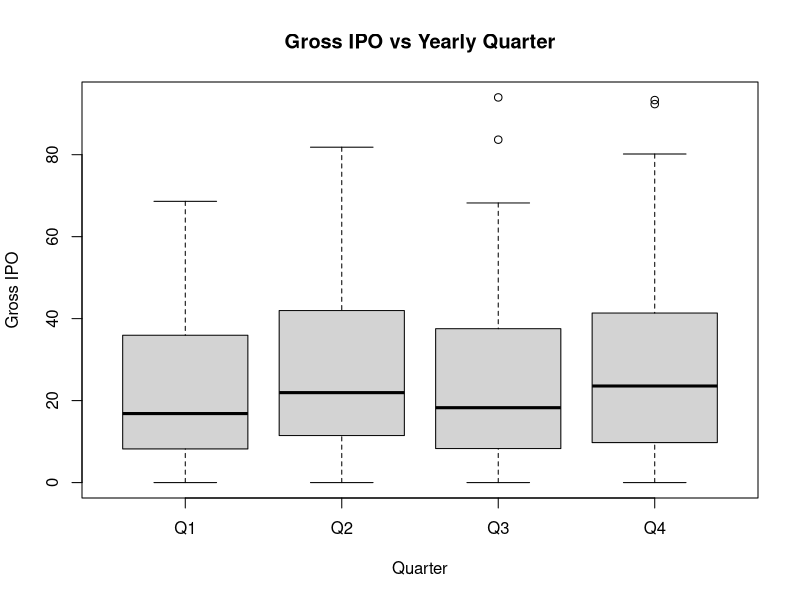

Reproduce this figure in R.
## ---- chunk 1
library(tidyverse)
#importing the two datasets: GDP data and Veronesi data 
proxy_data <- read_csv("data_policycle.csv")
gdp_data <- read_csv("USGDP.csv")
combined_data <- merge(proxy_data, gdp_data)

## ---- chunk 2
#invert rows and columns for gdp dataset
#source: https://stackoverflow.com/questions/33643181/how-do-i-flip-rows-and-columns-in-r
gdp_data_2 <- data.frame(t(gdp_data[-1]))
colnames(gdp_data) <- gdp_data[, 1]
## ---- chunk 3
#rename columns in proxy dataset

#first column name changed to year_month
colnames(proxy_data)[1] <- "quarter_year"

## ---- chunk 4
#adjust column names in gdp dataset to get the names of the columns to be that 
#of the first row names

for (x in 3:38) {
  name <- gdp_data_2[1,x]
  name_string <- toString(name) 
  colnames(gdp_data_2)[x] <- name_string
}
## ---- chunk 5
#Adjust column names in proxy and gdp data to accurately reflect measurements
colnames(proxy_data)[67] <- "DPRatio"
#one-year equity premium bound proposed by Ian Martin in 2017
colnames(proxy_data)[70] <- "EP_Bound"
colnames(proxy_data)[47] <- "IPO_Gross"
colnames(proxy_data)[75] <- "Price_Volatile_Stocks"
colnames(proxy_data)[69] <- "Surplus_Cons_Ratio"
colnames(proxy_data)[76] <- "Agreggate_Risk_Aversion"
colnames(proxy_data)[19] <- "Unemployment_Rate"
colnames(gdp_data_2)[5] <- "GDP"
## ---- chunk 6
#delete row 1 of gdp_data with the old names
gdp_data_2 <- gdp_data_2[-c(1), ]

## ---- chunk 7
#delete first 2 columns of gdp_data
#Blank cells
gdp_data_2 <- gdp_data_2[ -c(1,2) ]
## ---- chunk 8
#split proxy_data by quarter and year

#quarter makers function
quarter_makers = function(mths){
 q1_Vector <- c(1, 2, 3)
 q2_Vector <- c(4, 5, 6)
 q3_Vector <- c(7, 8, 9)
 q4_Vector <- c(10, 11, 12)
 
 result <- c()
 
 for(i in 1:length(mths)){
  if (mths[i] %in% q1_Vector ){
    result[i] <- "Q1"
  }
  else if (mths[i] %in% q2_Vector ){
    result[i] <- "Q2"
  }
  else if (mths[i] %in% q3_Vector ){
    result[i] <- "Q3"
  }
   else {
    result[i] <- "Q4"
   }
 }
 
 return (result)
}

## ---- chunk 9
#Generate split of quarter and years using quarter makers function
proxy_data$months = as.numeric(substr(as.character(proxy_data$quarter_year),5,6))
proxy_data$Year = as.numeric(substr(as.character(proxy_data$quarter_year),1,4))
proxy_data$Quarter = quarter_makers(proxy_data$months)
## ---- chunk 10
#download hmisc package
install.packages("Hmisc")
install.packages("acepack")
## ---- chunk 11
#Modify both datasets so they include the same quarters from 1960 - 2015
#results in same dimensions for statistical analysis later
proxy_data_mod_final <- proxy_data[-c(1: 395), ]
## ---- chunk 12
#Modify both datasets so they include the same quarters from 1960 - 2015
#results in same dimensions for statistical analysis later
gdp_data_mod_final <- gdp_data_2[-c(1: 51), ]
## ---- chunk 13
#Modify both datasets so they include the same quarters from 1960 - 2015
#results in same dimensions for statistical analysis later
gdp_data_mod_final <- gdp_data_mod_final[-c(225: 257), ]
## ---- chunk 14
#Create geometric mean function to get geometric mean for quarters 
#for proxy_data
geom_mean = function(months){
  result <- c()
  i = 1
  while(i < length(months)) {
    total <- c()
    for (j in 0:2){
      len_total <- length(total)
      total[[len_total + 1]] <- as.numeric(months[i + j])
    }
    value = exp(mean(log(as.numeric(total))))
    len_result <- length(result)
    result[[len_result + 1]] <- value
    i = i + 3
  }
  return (as.numeric(result))
}

## ---- chunk 15
#Create arithmetic mean function to get arithmetic mean for quarters 
#for proxy_data
#Will use this for proxy measures that have negative values
ari_mean = function(months){
  result <- c()
  i = 1
  while(i < length(months)) {
    total <- c()
    for (j in 0:2){
      len_total <- length(total)
      total[[len_total + 1]] <- as.numeric(months[i + j])
    }
    value = mean(as.numeric(total))
    len_result <- length(result)
    result[[len_result + 1]] <- value
    i = i + 3
  }
  return (as.numeric(result))
}

## ---- chunk 16
#Since each measure in the proxy dataset has different missing values/ years with data filled in,
#I will split the large, combined dataset into smaller individual datasets by specific 
#proxy measure


#The 7 measures and their respective datasets:
  
#1. IPOGross (Gross Initial Public Offering),combined_data_IPO_Gross
#2. Aggregate , combined_data_Agreggate_Risk_Aversion
#3. DP (Dividend Price Ratio), combined_data_DPRatio
#4. EPBound (Equity Premium Bound), combined_data_EPBound
#5. SCR (Surplus Consumption Ratio), combined_data_surplus
#6. UNE (Unemployment Rate), combined_data_UNE
#7. PVS (Price of Volatile Stocks), combined_data_PVS
## ---- chunk 17
#Apply geom mean function to different proxy measures by quarter average and
#add them to new, cumulative dataset with that measure for testing
combined_data_IPO_Gross <- data.frame(gdp_data_mod_final)
#Gross IPO By Quarter Added
combined_data_IPO_Gross$IPO_Gross = geom_mean(proxy_data_mod_final$IPO_Gross)
#remove original combined dataset
rm(combined_data)
#
## ---- chunk 18
#Apply geom mean function to different proxy measures by quarter average and
#add them to new, cumulative dataset
#Aggregate Risk Aversion only has data from 1990 - 2010
#Start by changing gdp_data to only include this 
combined_data_Aggregate_Risk_Aversion <- data.frame(gdp_data_mod_final)
combined_data_Aggregate_Risk_Aversion <- combined_data_Aggregate_Risk_Aversion[-c(1: 120), ]
combined_data_Aggregate_Risk_Aversion <- combined_data_Aggregate_Risk_Aversion[-c(85: 104), ]
#Do the same for the proxy data 
proxy_data_cut <- data.frame(proxy_data_mod_final)
proxy_data_cut <- proxy_data_cut[-c(613: 672), ]
proxy_data_cut <- proxy_data_cut[-c(1: 360), ]
#Since aggregate risk aversion has negatives use arithmetic mean for quarter averages
#Aggregate Risk Aversion By Quarter Added
combined_data_Aggregate_Risk_Aversion$Aggregate_Risk_Aversion = ari_mean(proxy_data_cut$Agreggate_Risk_Aversion)
#
## ---- chunk 19
#Apply geom mean function to different proxy measures by quarter average and
#add them to new, cumulative dataset with that measure for testing
combined_data_DPRatio <- data.frame(gdp_data_mod_final)
#DPRatio By Quarter Added
combined_data_DPRatio$DPRatio = geom_mean(proxy_data_mod_final$DPRatio)
## ---- chunk 20
#Apply geom mean function to different proxy measures by quarter average and
#add them to new, cumulative dataset
#Equity Premium Bound only has data from 1996 - 2011
#Start by changing gdp_data to only include this 
combined_data_EPBound <- data.frame(gdp_data_mod_final)
combined_data_EPBound <- combined_data_EPBound[-c(1: 144), ]
combined_data_EPBound <- combined_data_EPBound[-c(65: 80), ]
#Do the same for the proxy data 
proxy_data_cut <- data.frame(proxy_data_mod_final)
proxy_data_cut <- proxy_data_cut[-c(625: 672), ]
proxy_data_cut <- proxy_data_cut[-c(1: 432), ]
#Equity Premium Bound By Quarter Added
combined_data_EPBound$EPBound = geom_mean(proxy_data_cut$EP_Bound)
#
## ---- chunk 21
#Apply geom mean function to different proxy measures by quarter average and
#add them to new, cumulative dataset with that measure for testing
combined_data_surplus <- data.frame(gdp_data_mod_final)
#Surplus Consumption Ratio By Quarter Added
#negative values so use arithmetic mean
combined_data_surplus$SCR = ari_mean(proxy_data_mod_final$Surplus_Cons_Ratio)

## ---- chunk 22
#Apply geom mean function to different proxy measures by quarter average and
#add them to new, cumulative dataset with that measure for testing
combined_data_UNE <- data.frame(gdp_data_mod_final)
#Unemployment Rate By Quarter Added
combined_data_UNE$UNE = geom_mean(proxy_data_mod_final$Unemployment_Rate)

## ---- chunk 23
#Apply geom mean function to different proxy measures by quarter average and
#add them to new, cumulative dataset with that measure for testing
#PVS only has data from 1970 quarter 2, and is itself only available by quarter
combined_data_PVS <- data.frame(gdp_data_mod_final)
combined_data_PVS <- combined_data_PVS[-c(1: 41), ]
proxy_data_cut <- data.frame(proxy_data_mod_final)
proxy_data_cut <- proxy_data_cut[-c(1: 123), ]
#Run a for loop to keep every third row with the pvs data of the quarter in 
#the proxy dataset
 i = 3
 total <- c()
 while(i <= length(proxy_data_cut$Price_Volatile_Stocks)) {
    value = proxy_data_cut$Price_Volatile_Stocks[i]
    len_total <- length(total)
    total[[len_total + 1]] <- value
    i = i + 3
  }
#Price of Volatile Stock By Quarter Added
combined_data_PVS$PVS = total

## ---- chunk 24
#All datasets now completed, can begin running tests
## ---- chunk 25
#Start with an anova test for Gross IPO

#1: Anova test on the quarters to see if there is difference in the Gross IPO 
#by time in the year

IPO.aov <- aov(IPO_Gross ~ Quarter, data = combined_data_IPO_Gross)
# Summary
summary(IPO.aov)


## ---- chunk 26
#P-value of 0.351. Indicates that there are no significant differences in the 
#mean gross ipo by quarter 
## ---- chunk 27
#boxplots of the quarter ~ gross ipo relationship
boxplot(IPO_Gross~Quarter,data=combined_data_IPO_Gross, main="Gross IPO vs Yearly Quarter",
   xlab="Quarter", ylab="Gross IPO")
